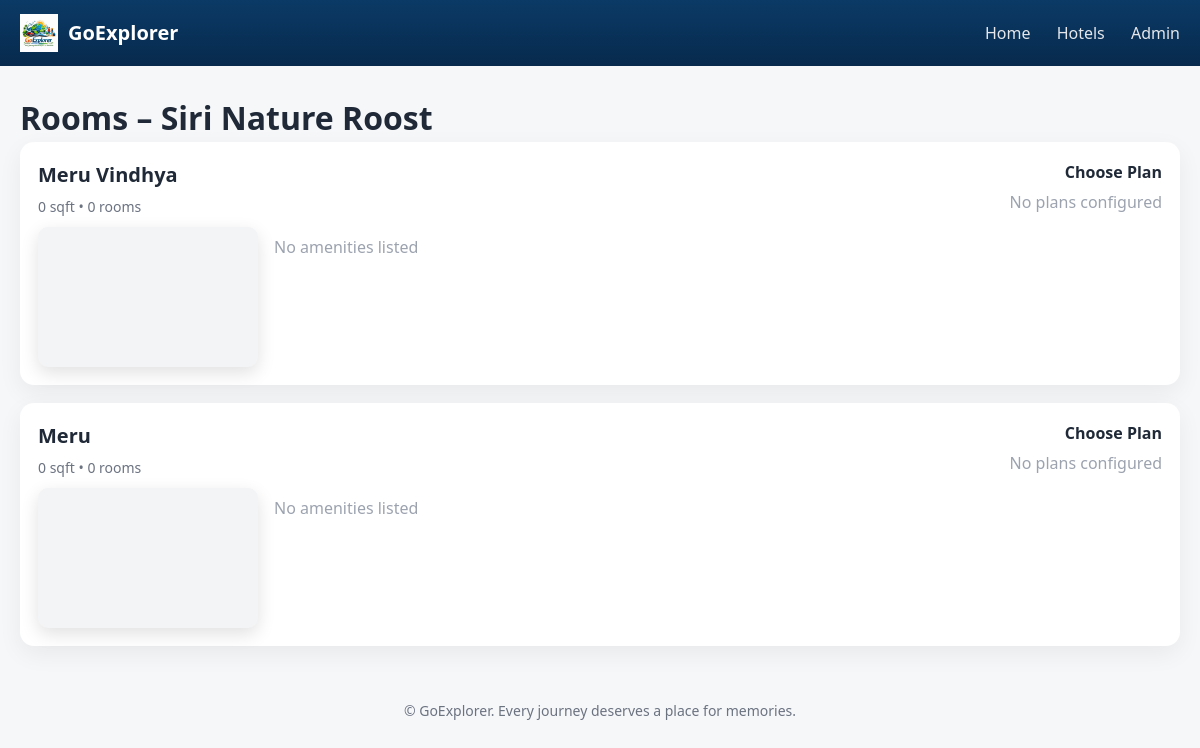
Page /rooms/6/?check_in=None&check_out=None on the committed database.
### booking/models.py (models this page shows, shortened)
class Hotel(models.Model):
    RATING_CHOICES = (
        (3, "3 Star"),
        (4, "4 Star"),
        (5, "5 Star"),
    )
    name = models.CharField(max_length=200)
    city = models.CharField(max_length=100)
    address = models.TextField(blank=True)
    rating = models.PositiveSmallIntegerField(choices=RATING_CHOICES, default=3)
    is_active = models.BooleanField(default=True)

class RoomType(models.Model):
    hotel = models.ForeignKey(Hotel, on_delete=models.CASCADE)
    name = models.CharField(max_length=100)
    price = models.DecimalField(max_digits=10, decimal_places=2, null=True, blank=True, db_column='price')
    base_price = models.PositiveIntegerField(default=0)
    room_size_sqft = models.PositiveIntegerField(default=0)
    total_rooms = models.PositiveIntegerField(default=0)
    amenities = models.ManyToManyField(Amenity, blank=True)

### booking/views_ui.py (the view)
def rooms_list(request, hotel_id):
    hotel = get_object_or_404(Hotel, id=hotel_id)
    return render(request, "booking/room_list.html", {
        "hotel": hotel,
        "rooms": RoomType.objects.filter(hotel=hotel),
        "images": hotel.images.all(),
        "check_in": request.GET.get("check_in"),
        "check_out": request.GET.get("check_out"),
    })

### booking/templates/booking/room_list.html (shortened to what this page needs)
{% extends "booking/base.html" %}
{% block content %}
<h1>Rooms – {{ hotel.name }}</h1>
{% for room in rooms %}
<div class="card room-card">
    <div class="room-left">
        <div class="room-head">
            <h3 class="room-title">{{ room.name }}</h3>
            <p class="room-meta">{{ room.room_size_sqft }} sqft • {{ room.total_rooms }} rooms</p>
        </div>
        <div class="room-body">
            <div class="room-thumb-wrap">
                {% if hotel.images.all %}
                    <img class="room-thumb" src="{{ hotel.images.all.0.image.url }}" alt="{{ room.name }}">
                {% else %}
                    <div class="room-thumb placeholder"></div>
                {% endif %}
            </div>
            <div class="room-info">
                <div class="amenities">
                    {% for amenity in room.amenities.all %}
                        <span class="amenity-item">{{ amenity.name }}</span>
                    {% empty %}
                        <span class="muted">No amenities listed</span>
                    {% endfor %}
                </div>
            </div>
        </div>
    </div>
    <div class="room-right">
        <h4 class="choose-plan">Choose Plan</h4>
        <div class="plan-grid">
        {% for plan in room.plans.all %}
            <div class="plan-box">
                <div class="plan-title">{{ plan.get_plan_type_display }}</div>
                <div class="plan-price">₹ {{ plan.price }} <span class="per-night">/ night</span></div>
                <a class="btn-primary btn-select"
                   href="{% url 'review_booking' %}?plan_id={{ plan.id }}&check_in={{ check_in }}&check_out={{ check_out }}">
                   Select
                </a>
            </div>
        {% empty %}
            <p class="muted">No plans configured</p>
        {% endfor %}
        </div>
    </div>
</div>
{% endfor %}
{% endblock %}

### booking/static/booking/css/main.css (style rules this page uses)
* { box-sizing: border-box; margin: 0; padding: 0; font-family: "Segoe UI", Arial, sans-serif; }
body { background: #f6f7f9; color: #1f2937; line-height: 1.5; }
.card { background: #fff; border-radius: 14px; padding: 18px 22px; margin-bottom: 18px; box-shadow: 0 8px 24px rgba(0, 0, 0, 0.06); }
.muted { color: #9ca3af; }
.room-card { display: flex; justify-content: space-between; align-items: center; }
.room-card h4 { margin-bottom: 6px; }
html, body { overflow-x: hidden; }
.room-card { display: flex; justify-content: space-between; align-items: flex-start; gap: 24px; padding: 18px; }
.room-left { flex: 1 1 60%; }
.room-right { flex: 0 0 40%; text-align: right; }
.room-head .room-title { font-size: 20px; margin-bottom: 6px; }
.room-meta { color: #6b7280; font-size: 14px; margin-bottom: 10px; }
.room-body { display: flex; gap: 16px; align-items: flex-start; }
.room-thumb-wrap { flex: 0 0 auto; }
.room-thumb { width: 220px; max-width: 40vw; height: auto; max-height: 160px; object-fit: cover; border-radius: 10px; box-shadow: 0 6px 18px rgba(0,0,0,0.12); }
.room-thumb.placeholder { width:220px; max-width:40vw; height:140px; background:#f3f4f6; border-radius:10px; }
.room-info { flex: 1; }
.amenities { margin-top: 8px; display:flex; flex-wrap:wrap; gap:8px; }
.plan-grid { display:flex; gap:12px; justify-content:flex-end; flex-wrap:wrap; }

### rows in the picture
Hotel: name "Siri Nature Roost"
RoomType: name "Meru Vindhya", room_size_sqft "0", total_rooms "0"
RoomType: name "Meru", room_size_sqft "0", total_rooms "0"
